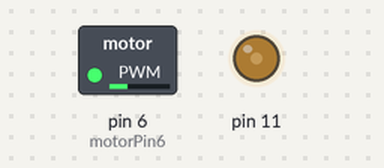
The sketch below on a simulated Arduino Uno, built with avr-gcc and run on an emulated ATmega328P. On the bench: switched loads named in the sketch (green lamp = pin HIGH), output pins drawn as LEDs (lit = HIGH).

Above: at 0.05 s.
At 8.05 s:
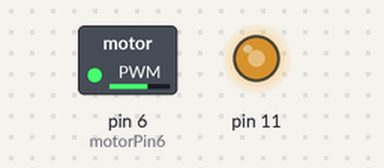
At 15.95 s:
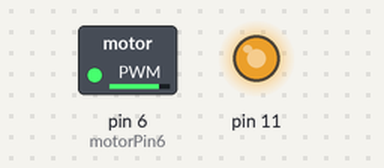
Timing chart, 0 to 20.8 s (numbered marks = the images above):
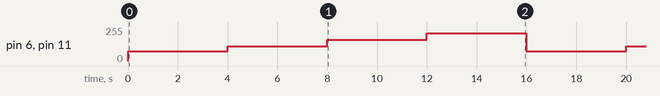

Measured:
- by itself, pin 6 (motorPin6), pin 11: repeats every 16.0 s: 110/255 4.0 s, 160/255 4.0 s, 210/255 4.0 s, 75/255 4.0 s

The sketch:

PruebaX.ino
```cpp
int motorPin4 = 4; //Motor B

int motorPin5 = 5; //Motor B

int motorPin7 = 7; //Motor A

int motorPin6 = 6; //Motor A
void setup() {
  Serial.begin (9600);

}

void loop() {
  analogWrite(6,75);//6 Izquierda, 11 derecha
  analogWrite(11,75);

  delay(4000);
  analogWrite(6,110);
  analogWrite(11,110);

  delay(4000);
  analogWrite(6,160);
  analogWrite(11,160);

  delay(4000);
  analogWrite(6,210);
  analogWrite(11,210);

  delay(4000);
  analogWrite(6,255);
  analogWrite(11,255);

}

void Atras(){

digitalWrite(motorPin4, HIGH);

digitalWrite(motorPin7, HIGH);

digitalWrite(motorPin6, LOW);

digitalWrite(motorPin5, LOW);

 }

void Adelante() {

digitalWrite(motorPin4, LOW);

digitalWrite(motorPin7, LOW);

digitalWrite(motorPin6, HIGH);

digitalWrite(motorPin5, HIGH);

}

void Izquierda() {

digitalWrite(motorPin4, LOW);

digitalWrite(motorPin7, HIGH);

digitalWrite(motorPin6, LOW);

digitalWrite(motorPin5, HIGH);

 }

void Derecha() {

digitalWrite(motorPin4, HIGH);

digitalWrite(motorPin7, LOW);

digitalWrite(motorPin6, HIGH);

digitalWrite(motorPin5, LOW);

 }
 void Detenidos() {

digitalWrite(motorPin4, LOW);

digitalWrite(motorPin7, LOW);

digitalWrite(motorPin6, LOW);

digitalWrite(motorPin5, LOW);

 }
```
